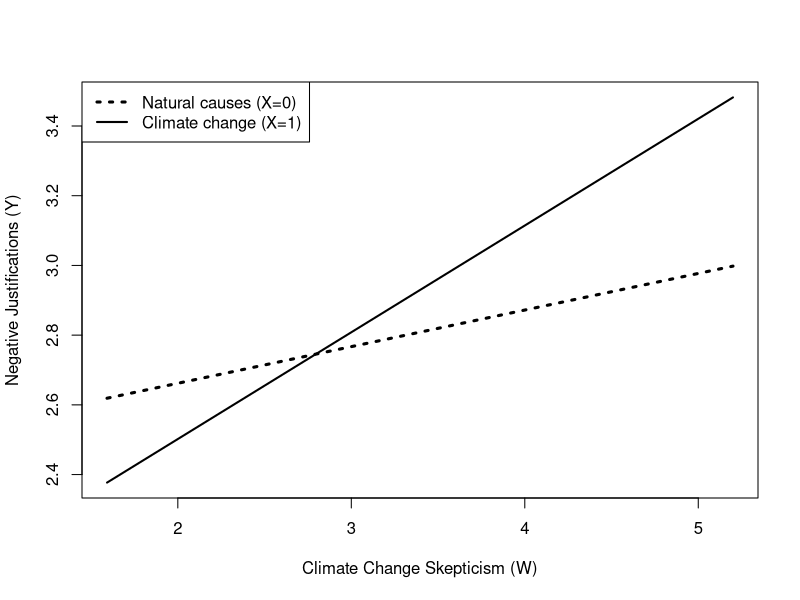
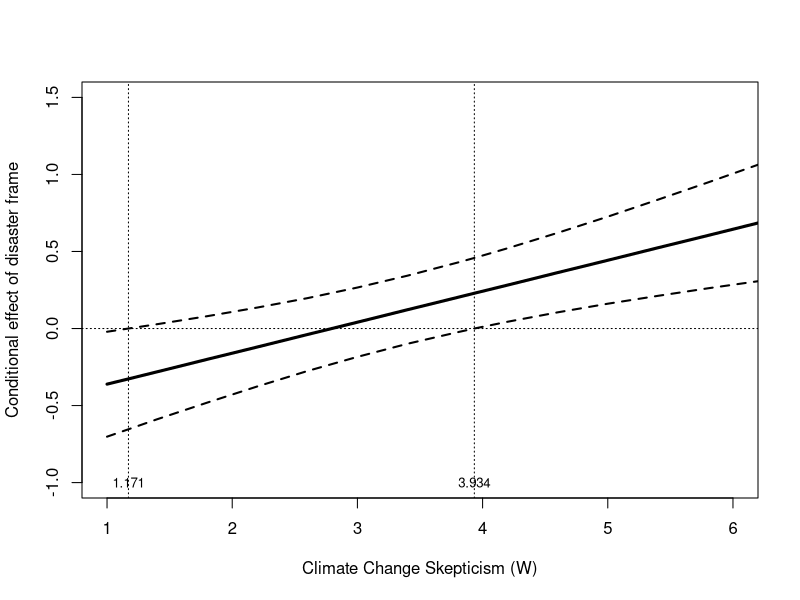

Write R code to recreate these figures, in order.

#This generates an interaction plot like Figure 7.7
#This is the code on page 247

x<-c(0,1,0,1,0,1)
w<-c(1.592,1.592,2.80,2.80,5.20,5.20)
y<-c(2.619,2.377,2.746,2.747,2.998,3.482)
plot(y=y,x=w,pch=15,col="white",xlab="Climate Change Skepticism (W)",
ylab="Negative Justifications (Y)")
legend.txt<-c("Natural causes (X=0)","Climate change (X=1)")
legend("topleft",legend=legend.txt,lty=c(3,1),lwd=c(3,2))
lines(w[x==0],y[x==0],lwd=3,lty=3)
lines(w[x==1],y[x==1],lwd=2,lty=1)

#This generates a JN plot like Figure 7.9
#This is the code on pages 258-259
 
skeptic<-c(1,1.171,1.4,1.8,2.2,2.6,3,3.4,3.8,3.934,4.2,
        4.6,5,5.4,5.8,6.2,6.6,7,7.4,7.8,8.2,8.6,9)
effect<-c(-.361,-.327,-.281,-.200,-.120,-.039,.041,.122,.202,.229,.282,
       .363,.443,.524,.604,.685,.765,.846,.926,1.007,1.087,1.168,1.248)
llci<-c(-.702,-.654,-.589,-.481,-.376,-.276,-.184,-.099,-.024,0,.044,.105,
       .161,.212,.261,.307,.351,.394,.436,.477,.518,.558,.597)
ulci<-c(-.021,0,.028,.080,.136,.197,.266,.343,.428,.458,.521,.621,.726,.836,
       .948,1.063,1.180,1.298,1.417,1.537,1.657,1.778,1.899)  
plot(skeptic,effect,type="l",pch=19,ylim=c(-1,1.5),xlim=c(1,6),lwd=3,
ylab="Conditional effect of disaster frame",
xlab="Climate Change Skepticism (W)")
points(skeptic,llci,lwd=2,lty=2,type="l")
points(skeptic,ulci,lwd=2,lty=2,type="l")
abline(h=0,untf=FALSE,lty=3,lwd=1)
abline(v=1.171,untf=FALSE,lty=3,lwd=1)
abline(v=3.934,untf=FALSE,lty=3,lwd=1)
text(1.171,-1,"1.171",cex=0.8)
text(3.934,-1,"3.934",cex=0.8)
